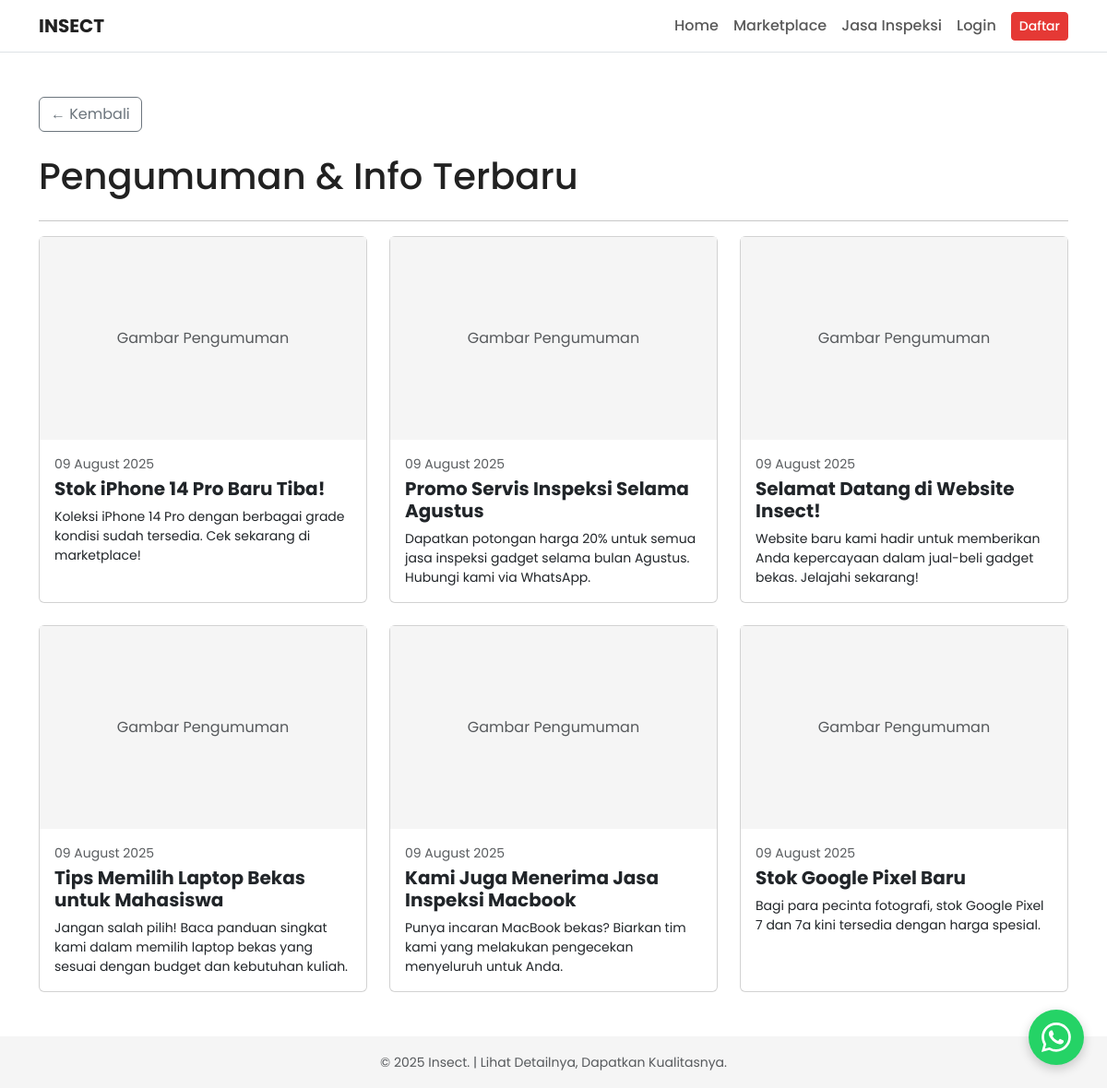
Screenshot of /pengumuman.php with the database file from the repository.
### tables this page shows
CREATE TABLE `announcements` (
  `id` int(11) NOT NULL,
  `title` varchar(255) NOT NULL,
  `content` text DEFAULT NULL,
  `image` varchar(255) DEFAULT 'default.jpg',
  `is_active` tinyint(1) NOT NULL DEFAULT 1,
  `created_at` timestamp NOT NULL DEFAULT current_timestamp()
);

### functions.php (called while the page is built, shortened)
<?php
function e($string) {
    return htmlspecialchars($string, ENT_QUOTES, 'UTF-8');
}
function getAllActiveAnnouncements($mysqli) {
    $announcements = [];
    $sql = "SELECT * FROM announcements WHERE is_active = 1 ORDER BY created_at DESC";
    $result = $mysqli->query($sql);
    while ($row = $result->fetch_assoc()) {
        $announcements[] = $row;
    }
    return $announcements;
}

### pengumuman.php (the view, shortened to what this page needs)
<?php
include 'header.php';
$all_announcements = getAllActiveAnnouncements($mysqli);
?>
<div class="mb-4">
    <a href="javascript:history.back()" class="btn btn-outline-secondary">&leftarrow; Kembali</a>
</div>
<h1 class="mb-4">Pengumuman & Info Terbaru</h1>
<hr>
<div class="row row-cols-1 row-cols-md-3 g-4">
    <?php if (!empty($all_announcements)): ?>
        <?php foreach ($all_announcements as $item): ?>
            <div class="col">
                <div class="card h-100">
                    <div class="product-image-placeholder">
                        <span class="text-muted">Gambar Pengumuman</span>
                    </div>
                    <div class="card-body">
                        <p class="small text-muted mb-1"><?php echo date('d F Y', strtotime($item['created_at'])); ?></p>
                        <h5 class="card-title fw-bold"><?php echo e($item['title']); ?></h5>
                        <p class="card-text small"><?php echo e($item['content']); ?></p>
                    </div>
                </div>
            </div>
        <?php endforeach; ?>
    <?php else: ?>
        <div class="col">
            <p class="text-center text-muted">Belum ada pengumuman saat ini.</p>
        </div>
    <?php endif; ?>
</div>
<?php include 'footer.php'; ?>

### assets/css/style.css (style rules this page uses)
:root { --accent-color: #E53935; --accent-color-hover: #C62828; --light-bg: #FFFFFF; --subtle-bg: #F5F5F5; --text-color: #212121; --border-color: #E0E0E0; }
body { background-color: var(--light-bg); color: var(--text-color); font-family: 'Poppins', sans-serif; display: flex; flex-direction: column; min-height: 100vh; }
.product-image-placeholder { height: 220px; display: flex; align-items: center; justify-content: center; background-color: var(--subtle-bg); color: #BDBDBD; }

### rows the page displays
announcements: created_at "09 August 2025", title "Stok iPhone 14 Pro Baru Tiba!", content "Koleksi iPhone 14 Pro dengan berbagai grade kondisi sudah tersedia. Cek sekarang di marketplace!"
announcements: created_at "09 August 2025", title "Promo Servis Inspeksi Selama Agustus", content "Dapatkan potongan harga 20% untuk semua jasa inspeksi gadget selama bulan Agustus. Hubungi kami via WhatsApp."
announcements: created_at "09 August 2025", title "Selamat Datang di Website Insect!", content "Website baru kami hadir untuk memberikan Anda kepercayaan dalam jual-beli gadget bekas. Jelajahi sekarang!"
announcements: created_at "09 August 2025", title "Tips Memilih Laptop Bekas untuk Mahasiswa", content "Jangan salah pilih! Baca panduan singkat kami dalam memilih laptop bekas yang sesuai dengan budget dan kebutuhan kuliah."
announcements: created_at "09 August 2025", title "Kami Juga Menerima Jasa Inspeksi Macbook", content "Punya incaran MacBook bekas? Biarkan tim kami yang melakukan pengecekan menyeluruh untuk Anda."
announcements: created_at "09 August 2025", title "Stok Google Pixel Baru", content "Bagi para pecinta fotografi, stok Google Pixel 7 dan 7a kini tersedia dengan harga spesial."
